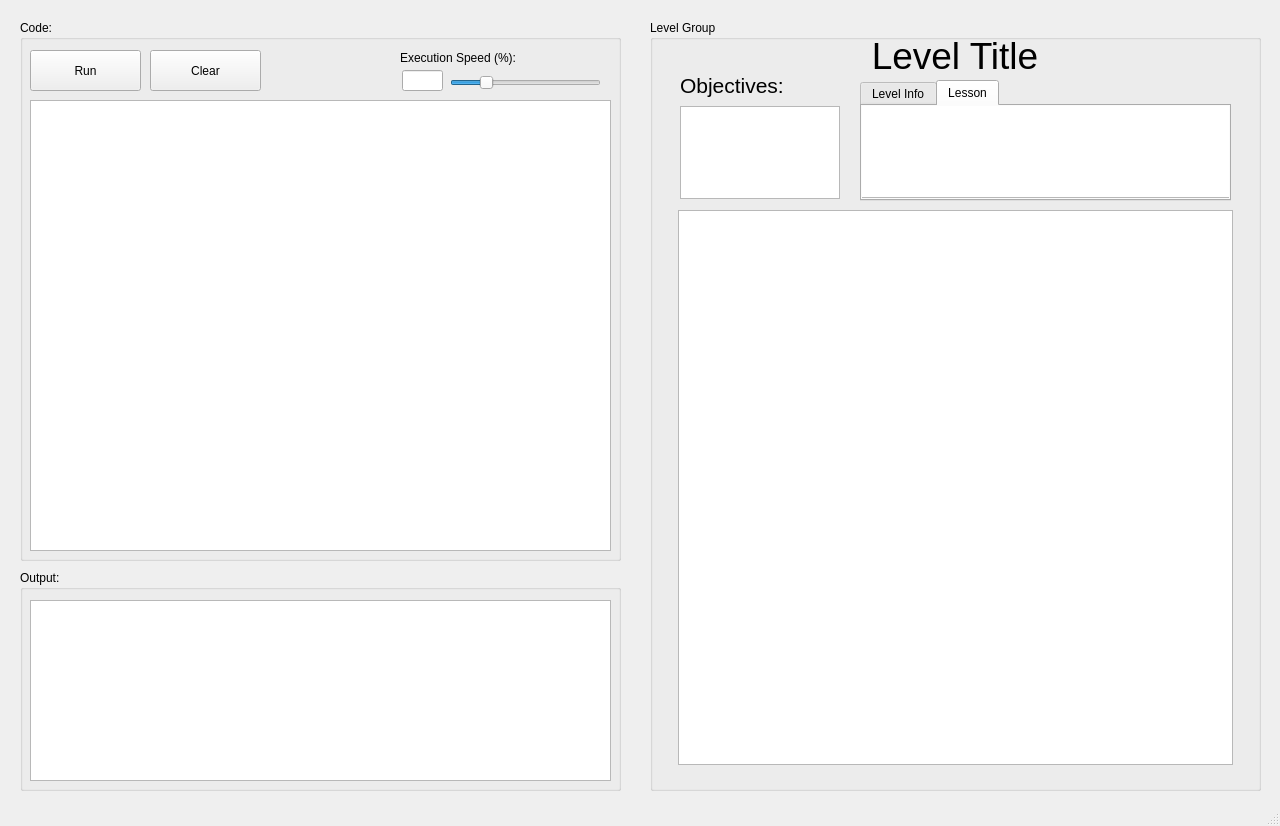
<?xml version="1.0" encoding="UTF-8"?>
<ui version="4.0">
 <class>GameWindow</class>
 <widget class="QMainWindow" name="GameWindow">
  <property name="geometry">
   <rect>
    <x>0</x>
    <y>0</y>
    <width>1280</width>
    <height>826</height>
   </rect>
  </property>
  <property name="windowTitle">
   <string>GameWindow</string>
  </property>
  <widget class="QWidget" name="centralwidget">
   <widget class="QGroupBox" name="codeGroup">
    <property name="geometry">
     <rect>
      <x>20</x>
      <y>20</y>
      <width>601</width>
      <height>541</height>
     </rect>
    </property>
    <property name="title">
     <string>Code:</string>
    </property>
    <widget class="CodeEditor" name="codeBox">
     <property name="geometry">
      <rect>
       <x>10</x>
       <y>80</y>
       <width>581</width>
       <height>451</height>
      </rect>
     </property>
     <property name="documentTitle">
      <string/>
     </property>
    </widget>
    <widget class="QPushButton" name="runButton">
     <property name="geometry">
      <rect>
       <x>10</x>
       <y>30</y>
       <width>111</width>
       <height>41</height>
      </rect>
     </property>
     <property name="text">
      <string>Run</string>
     </property>
     <property name="icon">
      <iconset resource="resources.qrc">
       <normaloff>:/res/symbols/play-solid.svg</normaloff>:/res/symbols/play-solid.svg</iconset>
     </property>
     <property name="iconSize">
      <size>
       <width>24</width>
       <height>24</height>
      </size>
     </property>
     <property name="shortcut">
      <string>F5</string>
     </property>
    </widget>
    <widget class="QPushButton" name="clearButton">
     <property name="geometry">
      <rect>
       <x>130</x>
       <y>30</y>
       <width>111</width>
       <height>41</height>
      </rect>
     </property>
     <property name="text">
      <string>Clear</string>
     </property>
     <property name="icon">
      <iconset resource="resources.qrc">
       <normaloff>:/res/symbols/spinner-solid.svg</normaloff>:/res/symbols/spinner-solid.svg</iconset>
     </property>
     <property name="iconSize">
      <size>
       <width>24</width>
       <height>24</height>
      </size>
     </property>
     <property name="shortcut">
      <string>F5</string>
     </property>
    </widget>
    <widget class="QSlider" name="ipcSlider">
     <property name="geometry">
      <rect>
       <x>430</x>
       <y>50</y>
       <width>151</width>
       <height>25</height>
      </rect>
     </property>
     <property name="minimum">
      <number>20</number>
     </property>
     <property name="maximum">
      <number>400</number>
     </property>
     <property name="singleStep">
      <number>20</number>
     </property>
     <property name="pageStep">
      <number>1</number>
     </property>
     <property name="value">
      <number>100</number>
     </property>
     <property name="tracking">
      <bool>true</bool>
     </property>
     <property name="orientation">
      <enum>Qt::Horizontal</enum>
     </property>
     <property name="tickPosition">
      <enum>QSlider::NoTicks</enum>
     </property>
     <property name="tickInterval">
      <number>20</number>
     </property>
    </widget>
    <widget class="QLineEdit" name="ipcInput">
     <property name="geometry">
      <rect>
       <x>382</x>
       <y>50</y>
       <width>41</width>
       <height>21</height>
      </rect>
     </property>
     <property name="maxLength">
      <number>3</number>
     </property>
    </widget>
    <widget class="QLabel" name="ipcSpeedLabel">
     <property name="geometry">
      <rect>
       <x>380</x>
       <y>30</y>
       <width>161</width>
       <height>16</height>
      </rect>
     </property>
     <property name="text">
      <string>Execution Speed (%): </string>
     </property>
    </widget>
   </widget>
   <widget class="QGroupBox" name="outputGroup">
    <property name="geometry">
     <rect>
      <x>20</x>
      <y>570</y>
      <width>601</width>
      <height>221</height>
     </rect>
    </property>
    <property name="title">
     <string>Output:</string>
    </property>
    <widget class="QPlainTextEdit" name="outputBox">
     <property name="geometry">
      <rect>
       <x>10</x>
       <y>30</y>
       <width>581</width>
       <height>181</height>
      </rect>
     </property>
     <property name="textInteractionFlags">
      <set>Qt::TextSelectableByKeyboard|Qt::TextSelectableByMouse</set>
     </property>
     <property name="centerOnScroll">
      <bool>true</bool>
     </property>
    </widget>
   </widget>
   <widget class="QGroupBox" name="groupBox">
    <property name="geometry">
     <rect>
      <x>650</x>
      <y>20</y>
      <width>611</width>
      <height>771</height>
     </rect>
    </property>
    <property name="title">
     <string>Level Group</string>
    </property>
    <widget class="QLabel" name="levelTitle">
     <property name="geometry">
      <rect>
       <x>20</x>
       <y>10</y>
       <width>570</width>
       <height>51</height>
      </rect>
     </property>
     <property name="font">
      <font>
       <pointsize>28</pointsize>
      </font>
     </property>
     <property name="text">
      <string>Level Title</string>
     </property>
     <property name="alignment">
      <set>Qt::AlignCenter</set>
     </property>
    </widget>
    <widget class="QGraphicsView" name="gameDisplay">
     <property name="geometry">
      <rect>
       <x>28</x>
       <y>190</y>
       <width>555</width>
       <height>555</height>
      </rect>
     </property>
     <property name="verticalScrollBarPolicy">
      <enum>Qt::ScrollBarAlwaysOff</enum>
     </property>
     <property name="horizontalScrollBarPolicy">
      <enum>Qt::ScrollBarAlwaysOff</enum>
     </property>
     <property name="sceneRect">
      <rectf>
       <x>0.000000000000000</x>
       <y>0.000000000000000</y>
       <width>550.000000000000000</width>
       <height>550.000000000000000</height>
      </rectf>
     </property>
    </widget>
    <widget class="QLabel" name="levelObjectivesLabel">
     <property name="geometry">
      <rect>
       <x>30</x>
       <y>40</y>
       <width>141</width>
       <height>50</height>
      </rect>
     </property>
     <property name="font">
      <font>
       <pointsize>16</pointsize>
      </font>
     </property>
     <property name="text">
      <string>Objectives:</string>
     </property>
    </widget>
    <widget class="QPlainTextEdit" name="levelObjectives">
     <property name="geometry">
      <rect>
       <x>30</x>
       <y>86</y>
       <width>160</width>
       <height>93</height>
      </rect>
     </property>
     <property name="textInteractionFlags">
      <set>Qt::NoTextInteraction</set>
     </property>
    </widget>
    <widget class="QTabWidget" name="tabWidget">
     <property name="geometry">
      <rect>
       <x>210</x>
       <y>60</y>
       <width>371</width>
       <height>121</height>
      </rect>
     </property>
     <property name="currentIndex">
      <number>1</number>
     </property>
     <widget class="QWidget" name="tab">
      <attribute name="title">
       <string>Level Info</string>
      </attribute>
      <widget class="QPlainTextEdit" name="levelDescription">
       <property name="geometry">
        <rect>
         <x>-1</x>
         <y>-1</y>
         <width>371</width>
         <height>93</height>
        </rect>
       </property>
       <property name="textInteractionFlags">
        <set>Qt::NoTextInteraction</set>
       </property>
      </widget>
     </widget>
     <widget class="QWidget" name="tab_2">
      <attribute name="title">
       <string>Lesson</string>
      </attribute>
      <widget class="QPlainTextEdit" name="levelHints">
       <property name="geometry">
        <rect>
         <x>-1</x>
         <y>-1</y>
         <width>371</width>
         <height>93</height>
        </rect>
       </property>
       <property name="textInteractionFlags">
        <set>Qt::TextSelectableByKeyboard|Qt::TextSelectableByMouse</set>
       </property>
      </widget>
     </widget>
    </widget>
   </widget>
   <widget class="levelcomplete" name="levelCompleteWidget" native="true">
    <property name="geometry">
     <rect>
      <x>0</x>
      <y>-20</y>
      <width>1281</width>
      <height>821</height>
     </rect>
    </property>
    <property name="autoFillBackground">
     <bool>false</bool>
    </property>
   </widget>
  </widget>
  <widget class="QStatusBar" name="statusbar"/>
 </widget>
 <customwidgets>
  <customwidget>
   <class>CodeEditor</class>
   <extends>QPlainTextEdit</extends>
   <header>codeeditor.h</header>
  </customwidget>
  <customwidget>
   <class>levelcomplete</class>
   <extends>QWidget</extends>
   <header location="global">levelcomplete.h</header>
   <container>1</container>
  </customwidget>
 </customwidgets>
 <resources>
  <include location="resources.qrc"/>
 </resources>
 <connections/>
</ui>
